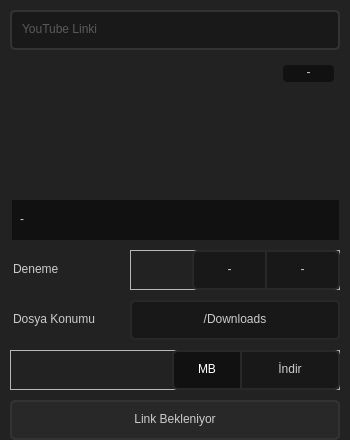
               <widget class="QWidget" name="video_2">
                <layout class="QVBoxLayout" name="verticalLayout_7">
                 <property name="spacing">
                  <number>0</number>
                 </property>
                 <property name="leftMargin">
                  <number>0</number>
                 </property>
                 <property name="topMargin">
                  <number>0</number>
                 </property>
                 <property name="rightMargin">
                  <number>0</number>
                 </property>
                 <property name="bottomMargin">
                  <number>0</number>
                 </property>
                 <item>
                  <widget class="QFrame" name="videofr">
                   <property name="styleSheet">
                    <string notr="true">#videofr {
	background-color: #222;
}</string>
                   </property>
                   <property name="frameShape">
                    <enum>QFrame::NoFrame</enum>
                   </property>
                   <property name="frameShadow">
                    <enum>QFrame::Raised</enum>
                   </property>
                   <layout class="QVBoxLayout" name="verticalLayout_8">
                    <property name="spacing">
                     <number>10</number>
                    </property>
                    <property name="leftMargin">
                     <number>10</number>
                    </property>
                    <property name="topMargin">
                     <number>10</number>
                    </property>
                    <property name="rightMargin">
                     <number>10</number>
                    </property>
                    <property name="bottomMargin">
                     <number>0</number>
                    </property>
                    <item>
                     <widget class="QFrame" name="searchbar">
                      <property name="minimumSize">
                       <size>
                        <width>330</width>
                        <height>40</height>
                       </size>
                      </property>
                      <property name="maximumSize">
                       <size>
                        <width>330</width>
                        <height>40</height>
                       </size>
                      </property>
                      <property name="styleSheet">
                       <string notr="true">#searchtxt {
	border-radius: 5px;
	padding-left: 8px;
	padding-right: 35px;
	border: 2px solid #333;
	background-color: #191919;
	font-size: 12px;
	color: #999;
	padding-bottom: 2px;
}
#searchtxt:focus {
	background-color: #151515;
	border: 2px solid #292929;
	color: #fff;
}
#searchbtn {
	border: none;
	color: red;
	image: url(:/icon/icons/icons8_search_20px_1.png);
}
#searchbtn:hover {
	image: url(:/icon/icons/icons8_search_20px_2.png);
}</string>
                      </property>
                      <property name="frameShape">
                       <enum>QFrame::NoFrame</enum>
                      </property>
                      <property name="frameShadow">
                       <enum>QFrame::Raised</enum>
                      </property>
                      <widget class="QLineEdit" name="searchtxt">
                       <property name="geometry">
                        <rect>
                         <x>0</x>
                         <y>0</y>
                         <width>330</width>
                         <height>40</height>
                        </rect>
                       </property>
                       <property name="minimumSize">
                        <size>
                         <width>330</width>
                         <height>40</height>
                        </size>
                       </property>
                       <property name="maximumSize">
                        <size>
                         <width>330</width>
                         <height>40</height>
                        </size>
                       </property>
                       <property name="placeholderText">
                        <string>YouTube Linki</string>
                       </property>
                      </widget>
                      <widget class="QPushButton" name="searchbtn">
                       <property name="geometry">
                        <rect>
                         <x>290</x>
                         <y>0</y>
                         <width>40</width>
                         <height>40</height>
                        </rect>
                       </property>
                       <property name="minimumSize">
                        <size>
                         <width>40</width>
                         <height>40</height>
                        </size>
                       </property>
                       <property name="maximumSize">
                        <size>
                         <width>40</width>
                         <height>40</height>
                        </size>
                       </property>
                       <property name="cursor">
                        <cursorShape>PointingHandCursor</cursorShape>
                       </property>
                       <property name="text">
                        <string/>
                       </property>
                      </widget>
                     </widget>
                    </item>
                    <item>
                     <widget class="QFrame" name="resultbar">
                      <property name="styleSheet">
                       <string notr="true"/>
                      </property>
                      <property name="frameShape">
                       <enum>QFrame::NoFrame</enum>
                      </property>
                      <property name="frameShadow">
                       <enum>QFrame::Raised</enum>
                      </property>
                      <layout class="QVBoxLayout" name="verticalLayout_9">
                       <property name="spacing">
                        <number>10</number>
                       </property>
                       <property name="leftMargin">
                        <number>0</number>
                       </property>
                       <property name="topMargin">
                        <number>0</number>
                       </property>
                       <property name="rightMargin">
                        <number>0</number>
                       </property>
                       <property name="bottomMargin">
                        <number>0</number>
                       </property>
                       <item>
                        <widget class="QFrame" name="thumbfr">
                         <property name="minimumSize">
                          <size>
                           <width>329</width>
                           <height>180</height>
                          </size>
                         </property>
                         <property name="maximumSize">
                          <size>
                           <width>329</width>
                           <height>180</height>
                          </size>
                         </property>
                         <property name="styleSheet">
                          <string notr="true">#thumbfr {
	border-image: url(:/icon/icons/videoback.fw.png);
	margin-left: 2px;
	border-width: 5px;
}
</string>
                         </property>
                         <property name="frameShape">
                          <enum>QFrame::NoFrame</enum>
                         </property>
                         <property name="frameShadow">
                          <enum>QFrame::Raised</enum>
                         </property>
                         <widget class="QLabel" name="duration">
                          <property name="geometry">
                           <rect>
                            <x>273</x>
                            <y>5</y>
                            <width>51</width>
                            <height>17</height>
                           </rect>
                          </property>
                          <property name="sizePolicy">
                           <sizepolicy hsizetype="Preferred" vsizetype="Preferred">
                            <horstretch>0</horstretch>
                            <verstretch>0</verstretch>
                           </sizepolicy>
                          </property>
                          <property name="minimumSize">
                           <size>
                            <width>35</width>
                            <height>17</height>
                           </size>
                          </property>
                          <property name="maximumSize">
                           <size>
                            <width>80</width>
                            <height>15</height>
                           </size>
                          </property>
                          <property name="styleSheet">
                           <string notr="true">#duration {
	background-color: qlineargradient(spread:pad, x1:0, y1:0, x2:1, y2:1, stop:0 rgba(0, 0, 0, 128), stop:1 rgba(0, 0, 0, 129));
	border-radius: 4px;
	color: #ccc;
	padding-bottom: 3px;
}</string>
                          </property>
                          <property name="text">
                           <string>-</string>
                          </property>
                          <property name="alignment">
                           <set>Qt::AlignCenter</set>
                          </property>
                          <property name="wordWrap">
                           <bool>true</bool>
                          </property>
                         </widget>
                         <widget class="QLabel" name="videotitle">
                          <property name="geometry">
                           <rect>
                            <x>2</x>
                            <y>140</y>
                            <width>327</width>
                            <height>41</height>
                           </rect>
                          </property>
                          <property name="minimumSize">
                           <size>
                            <width>327</width>
                            <height>30</height>
                           </size>
                          </property>
                          <property name="maximumSize">
                           <size>
                            <width>327</width>
                            <height>16777215</height>
                           </size>
                          </property>
                          <property name="styleSheet">
                           <string notr="true">#videotitle {
	background-color: qlineargradient(spread:pad, x1:0, y1:0, x2:1, y2:1, stop:0 rgba(0, 0, 0, 128), stop:1 rgba(0, 0, 0, 129));
	color: #ccc;
	padding-left: 5px;
	padding-right: 5px;
	padding-bottom: 4px;
	font-size: 12px;
}</string>
                          </property>
                          <property name="text">
                           <string>-</string>
                          </property>
                          <property name="wordWrap">
                           <bool>true</bool>
                          </property>
                         </widget>
                        </widget>
                       </item>
                       <item alignment="Qt::AlignTop">
                        <widget class="QFrame" name="optionsfr">
                         <property name="styleSheet">
                          <string notr="true">QLabel {
	font-size: 12px;
	color: #ccc;
	padding-bottom: 2px;
}</string>
                         </property>
                         <property name="frameShape">
                          <enum>QFrame::NoFrame</enum>
                         </property>
                         <property name="frameShadow">
                          <enum>QFrame::Raised</enum>
                         </property>
                         <layout class="QGridLayout" name="gridLayout">
                          <property name="leftMargin">
                           <number>0</number>
                          </property>
                          <property name="topMargin">
                           <number>0</number>
                          </property>
                          <property name="rightMargin">
                           <number>0</number>
                          </property>
                          <property name="bottomMargin">
                           <number>0</number>
                          </property>
                          <property name="horizontalSpacing">
                           <number>0</number>
                          </property>
                          <property name="verticalSpacing">
                           <number>10</number>
                          </property>
                          <item row="0" column="0">
                           <widget class="QLabel" name="label_7">
                            <property name="minimumSize">
                             <size>
                              <width>100</width>
                              <height>40</height>
                             </size>
                            </property>
                            <property name="maximumSize">
                             <size>
                              <width>100</width>
                              <height>40</height>
                             </size>
                            </property>
                            <property name="text">
                             <string>Deneme</string>
                            </property>
                           </widget>
                          </item>
                          <item row="1" column="0">
                           <widget class="QLabel" name="label_8">
                            <property name="minimumSize">
                             <size>
                              <width>120</width>
                              <height>40</height>
                             </size>
                            </property>
                            <property name="maximumSize">
                             <size>
                              <width>120</width>
                              <height>40</height>
                             </size>
                            </property>
                            <property name="text">
                             <string>Dosya Konumu</string>
                            </property>
                           </widget>
                          </item>
                          <item row="0" column="1">
                           <widget class="QFrame" name="frame_2">
                            <property name="minimumSize">
                             <size>
                              <width>0</width>
                              <height>40</height>
                             </size>
                            </property>
                            <property name="maximumSize">
                             <size>
                              <width>1677</width>
                              <height>40</height>
                             </size>
                            </property>
                            <property name="styleSheet">
                             <string notr="true">QPushButton {	
	border: 2px solid #282828;
	background-color: #181818;
	color: #ccc;
	font-size: 12px;
	padding-bottom: 2px;
}
#btn720p {
	border-top-right-radius: 5px;
	border-bottom-right-radius: 5px;
}
#btn360p {
	border-top-left-radius: 5px;
	border-bottom-left-radius: 5px;
}
QPushButton:hover {
	background-color: #111;
	color: #fff;
}
QPushButton:checked {
	background-color: #111;
	color: #fff;
}</string>
                            </property>
                            <property name="frameShape">
                             <enum>QFrame::StyledPanel</enum>
                            </property>
                            <property name="frameShadow">
                             <enum>QFrame::Raised</enum>
                            </property>
                            <widget class="QPushButton" name="btn720p">
                             <property name="enabled">
                              <bool>false</bool>
                             </property>
                             <property name="geometry">
                              <rect>
                               <x>135</x>
                               <y>0</y>
                               <width>75</width>
                               <height>40</height>
                              </rect>
                             </property>
                             <property name="minimumSize">
                              <size>
                               <width>75</width>
                               <height>40</height>
                              </size>
                             </property>
                             <property name="maximumSize">
                              <size>
                               <width>75</width>
                               <height>16777215</height>
                              </size>
                             </property>
                             <property name="cursor">
                              <cursorShape>PointingHandCursor</cursorShape>
                             </property>
                             <property name="text">
                              <string>-</string>
                             </property>
                             <property name="checkable">
                              <bool>true</bool>
                             </property>
                             <property name="checked">
                              <bool>false</bool>
                             </property>
                            </widget>
                            <widget class="QPushButton" name="btn360p">
                             <property name="enabled">
                              <bool>false</bool>
                             </property>
                             <property name="geometry">
                              <rect>
                               <x>62</x>
                               <y>0</y>
                               <width>75</width>
                               <height>40</height>
                              </rect>
                             </property>
                             <property name="minimumSize">
                              <size>
                               <width>75</width>
                               <height>40</height>
                              </size>
                             </property>
                             <property name="maximumSize">
                              <size>
                               <width>75</width>
                               <height>40</height>
                              </size>
                             </property>
                             <property name="cursor">
                              <cursorShape>PointingHandCursor</cursorShape>
                             </property>
                             <property name="text">
                              <string>-</string>
                             </property>
                             <property name="checkable">
                              <bool>true</bool>
                             </property>
                            </widget>
                           </widget>
                          </item>
                          <item row="1" column="1">
                           <widget class="QPushButton" name="btnpath">
                            <property name="enabled">
                             <bool>false</bool>
                            </property>
                            <property name="minimumSize">
                             <size>
                              <width>0</width>
                              <height>40</height>
                             </size>
                            </property>
                            <property name="maximumSize">
                             <size>
                              <width>1677</width>
                              <height>40</height>
                             </size>
                            </property>
                            <property name="cursor">
                             <cursorShape>PointingHandCursor</cursorShape>
                            </property>
                            <property name="styleSheet">
                             <string notr="true">QPushButton {	
	border: 2px solid #282828;
	background-color: #181818;
	color: #ccc;
	font-size: 12px;
	padding-bottom: 2px;
	border-radius: 5px;
}

QPushButton:hover {
	background-color: #111;
	color: #fff;
}
QPushButton:checked {
	background-color: #111;
	color: #fff;
}

</string>
                            </property>
                            <property name="text">
                             <string>/Downloads</string>
                            </property>
                            <property name="checkable">
                             <bool>true</bool>
                            </property>
                            <property name="checked">
                             <bool>false</bool>
                            </property>
                           </widget>
                          </item>
                         </layout>
                        </widget>
                       </item>
                       <item>
                        <widget class="QFrame" name="frame_3">
                         <property name="minimumSize">
                          <size>
                           <width>0</width>
                           <height>40</height>
                          </size>
                         </property>
                         <property name="maximumSize">
                          <size>
                           <width>16777215</width>
                           <height>40</height>
                          </size>
                         </property>
                         <property name="styleSheet">
                          <string notr="true">QPushButton {	
	border: 2px solid #282828;
	background-color: #181818;
	color: #ccc;
	font-size: 12px;
	padding-bottom: 2px;
}
#downloadbtn {
	border-top-right-radius: 5px;
	border-bottom-right-radius: 5px;
}
#sizebtn {
	border-top-left-radius: 5px;
	border-bottom-left-radius: 5px;
}
QPushButton:hover {
	background-color: #111;
	color: #fff;
}
QPushButton:checked {
	background-color: #111;
	color: #fff;
}</string>
                         </property>
                         <property name="frameShape">
                          <enum>QFrame::StyledPanel</enum>
                         </property>
                         <property name="frameShadow">
                          <enum>QFrame::Raised</enum>
                         </property>
                         <widget class="QPushButton" name="downloadbtn">
                          <property name="enabled">
                           <bool>false</bool>
                          </property>
                          <property name="geometry">
                           <rect>
                            <x>230</x>
                            <y>0</y>
                            <width>100</width>
                            <height>40</height>
                           </rect>
                          </property>
                          <property name="minimumSize">
                           <size>
                            <width>100</width>
                            <height>40</height>
                           </size>
                          </property>
                          <property name="maximumSize">
                           <size>
                            <width>100</width>
                            <height>40</height>
                           </size>
                          </property>
                          <property name="cursor">
                           <cursorShape>PointingHandCursor</cursorShape>
                          </property>
                          <property name="text">
                           <string>İndir</string>
                          </property>
                         </widget>
                         <widget class="QPushButton" name="sizebtn">
                          <property name="enabled">
                           <bool>false</bool>
                          </property>
                          <property name="geometry">
                           <rect>
                            <x>162</x>
                            <y>0</y>
                            <width>70</width>
                            <height>40</height>
                           </rect>
                          </property>
                          <property name="minimumSize">
                           <size>
                            <width>70</width>
                            <height>40</height>
                           </size>
                          </property>
                          <property name="maximumSize">
                           <size>
                            <width>70</width>
                            <height>40</height>
                           </size>
                          </property>
                          <property name="text">
                           <string>MB</string>
                          </property>
                          <property name="checkable">
                           <bool>true</bool>
                          </property>
                          <property name="checked">
                           <bool>true</bool>
                          </property>
                         </widget>
                        </widget>
                       </item>
                      </layout>
                     </widget>
                    </item>
                    <item>
                     <widget class="QFrame" name="footer">
                      <property name="minimumSize">
                       <size>
                        <width>0</width>
                        <height>40</height>
                       </size>
                      </property>
                      <property name="maximumSize">
                       <size>
                        <width>16777215</width>
                        <height>40</height>
                       </size>
                      </property>
                      <property name="styleSheet">
                       <string notr="true"/>
                      </property>
                      <property name="frameShape">
                       <enum>QFrame::NoFrame</enum>
                      </property>
                      <property name="frameShadow">
                       <enum>QFrame::Raised</enum>
                      </property>
                      <widget class="QProgressBar" name="progressBar">
                       <property name="geometry">
                        <rect>
                         <x>0</x>
                         <y>0</y>
                         <width>330</width>
                         <height>40</height>
                        </rect>
                       </property>
                       <property name="minimumSize">
                        <size>
                         <width>330</width>
                         <height>40</height>
                        </size>
                       </property>
                       <property name="maximumSize">
                        <size>
                         <width>330</width>
                         <height>40</height>
                        </size>
                       </property>
                       <property name="styleSheet">
                        <string notr="true">QProgressBar {
    border: 2px solid #333;
    border-radius: 5px;
	background-color: #282828;
	color: rgb(255, 255, 255);
}

QProgressBar::chunk {
	background-color: #111;
    width: 3px;
}</string>
                       </property>
                       <property name="value">
                        <number>0</number>
                       </property>
                       <property name="orientation">
                        <enum>Qt::Horizontal</enum>
                       </property>
                       <property name="textDirection">
                        <enum>QProgressBar::TopToBottom</enum>
                       </property>
                       <property name="format">
                        <string/>
                       </property>
                      </widget>
                      <widget class="QLabel" name="bartxt">
                       <property name="geometry">
                        <rect>
                         <x>0</x>
                         <y>0</y>
                         <width>330</width>
                         <height>40</height>
                        </rect>
                       </property>
                       <property name="minimumSize">
                        <size>
                         <width>330</width>
                         <height>40</height>
                        </size>
                       </property>
                       <property name="maximumSize">
                        <size>
                         <width>330</width>
                         <height>40</height>
                        </size>
                       </property>
                       <property name="styleSheet">
                        <string notr="true">color: #ccc;
font-size: 12px;
padding-bottom: 2px;</string>
                       </property>
                       <property name="text">
                        <string>Link Bekleniyor</string>
                       </property>
                       <property name="alignment">
                        <set>Qt::AlignCenter</set>
                       </property>
                      </widget>
                     </widget>
                    </item>
                   </layout>
                  </widget>
                 </item>
                </layout>
               </widget>
